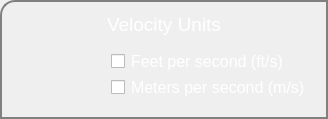
                        <widget class="QFrame" name="frame_5">
                         <property name="maximumSize">
                          <size>
                           <width>16777215</width>
                           <height>16777215</height>
                          </size>
                         </property>
                         <property name="styleSheet">
                          <string notr="true">border:2px solid gray;
border-top-left-radius: 15px;
border-top-right-radius: 0px;
border-bottom-left-radius: 0px;
border-bottom-right-radius: 0px;</string>
                         </property>
                         <property name="frameShape">
                          <enum>QFrame::StyledPanel</enum>
                         </property>
                         <property name="frameShadow">
                          <enum>QFrame::Raised</enum>
                         </property>
                         <layout class="QVBoxLayout" name="verticalLayout_20" stretch="0,1">
                          <item>
                           <widget class="QLabel" name="label_14">
                            <property name="font">
                             <font>
                              <pointsize>14</pointsize>
                             </font>
                            </property>
                            <property name="styleSheet">
                             <string notr="true">border: 0px;
color:white;</string>
                            </property>
                            <property name="text">
                             <string>Velocity Units</string>
                            </property>
                            <property name="alignment">
                             <set>Qt::AlignCenter</set>
                            </property>
                           </widget>
                          </item>
                          <item>
                           <widget class="QFrame" name="frame_41">
                            <property name="styleSheet">
                             <string notr="true">border:0px;</string>
                            </property>
                            <property name="frameShape">
                             <enum>QFrame::StyledPanel</enum>
                            </property>
                            <property name="frameShadow">
                             <enum>QFrame::Raised</enum>
                            </property>
                            <layout class="QVBoxLayout" name="verticalLayout_21">
                             <property name="leftMargin">
                              <number>98</number>
                             </property>
                             <item>
                              <widget class="QCheckBox" name="checkBox">
                               <property name="font">
                                <font>
                                 <pointsize>12</pointsize>
                                </font>
                               </property>
                               <property name="styleSheet">
                                <string notr="true">color:white;</string>
                               </property>
                               <property name="text">
                                <string>Feet per second (ft/s)</string>
                               </property>
                              </widget>
                             </item>
                             <item>
                              <widget class="QCheckBox" name="checkBox_2">
                               <property name="font">
                                <font>
                                 <pointsize>12</pointsize>
                                </font>
                               </property>
                               <property name="styleSheet">
                                <string notr="true">color:white;</string>
                               </property>
                               <property name="text">
                                <string>Meters per second (m/s)</string>
                               </property>
                              </widget>
                             </item>
                            </layout>
                           </widget>
                          </item>
                         </layout>
                        </widget>
